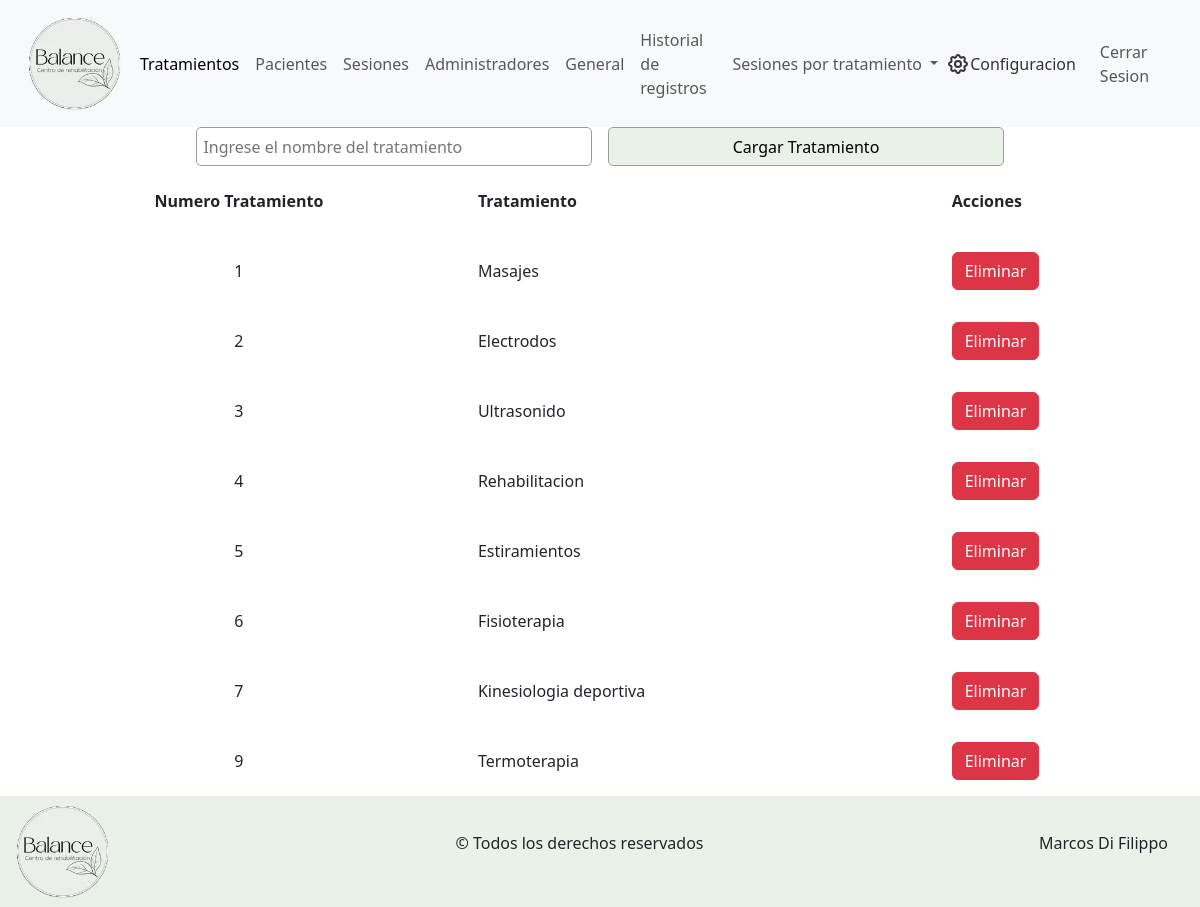
The app's page /admin/tratamientos.php (signed in) with its own data.
### tables this page shows
CREATE TABLE `tratamientos` (
  `id_tratamientos` int(11) NOT NULL,
  `nombre` varchar(45) NOT NULL
);

### admin/abml/lectura.php (called while the page is built, shortened)
<?php
    $lecturaTratamientos = "SELECT * FROM `tratamientos`";
?>

### admin/tratamientos.php (the view, shortened to what this page needs)
<?php
    include_once("../componentes-admin/header.php");
    include_once("./abml/lectura.php");
?>
<main>
    <section>
        <article class="article-alta-tratamiento">
            <form action="./abml/alta-tratamientos.php" method="post">
                <input type="text" name="tratamiento" placeholder="Ingrese el nombre del tratamiento">
                <input type="submit" value="Cargar Tratamiento">
            </form>
        </article>
        <article class="article-table">
            <table>
                <thead>
                    <th id="th-num-tratamiento">
                        Numero Tratamiento
                    </th>
                    <th>
                        Tratamiento
                    </th>
                    <th>
                        Acciones
                    </th>
                </thead>
                <tbody>
                    <?php
                        $tratamientos = mysqli_query($conexion, $lecturaTratamientos);
                        while ($tratamiento = mysqli_fetch_array($tratamientos)) {
                            echo "<tr>";
                            echo "<td class='num-tratamiento'>$tratamiento[id_tratamientos]</td>";
                            echo "<td>$tratamiento[nombre]</td>";
                            echo "<td><a class='btn btn-danger' href='./abml/baja.php?idT=$tratamiento[id_tratamientos]'>Eliminar</a></td>";
                            echo "</tr>";
                        }
                    ?>
                </tbody>
            </table>
        </article>
    </section>
</main>
<?php
    include_once("../componentes-admin/footer.php");
?>

### css-admin/main.css (style rules this page uses)
* { margin: 0; padding: 0; }
a { text-decoration: none; }
table { width: 100%; }
tr { height: 70px; transition: background-color 0.2s ease; }
#th-num-tratamiento { text-align: center; }
.num-tratamiento { text-align: center; }
input { padding: 0.4rem !important ; }
.article-alta-tratamiento { display: flex; justify-content: center; align-items: center; }
.article-alta-tratamiento form { display: flex; column-gap: 1rem; justify-content: center; align-items: center; width: 100%; }
.article-alta-tratamiento form > * { border: #9a9e9a solid 1px; border-radius: 5px; width: 33%; }
.article-alta-tratamiento form input[type=submit] { background-color: #EAF1E8; color: black; }

### records on screen
tratamientos: id_tratamientos "1", nombre "Masajes"
tratamientos: id_tratamientos "2", nombre "Electrodos"
tratamientos: id_tratamientos "3", nombre "Ultrasonido"
tratamientos: id_tratamientos "4", nombre "Rehabilitacion"
tratamientos: id_tratamientos "5", nombre "Estiramientos"
tratamientos: id_tratamientos "6", nombre "Fisioterapia"
tratamientos: id_tratamientos "7", nombre "Kinesiologia deportiva"
tratamientos: id_tratamientos "9", nombre "Termoterapia"
